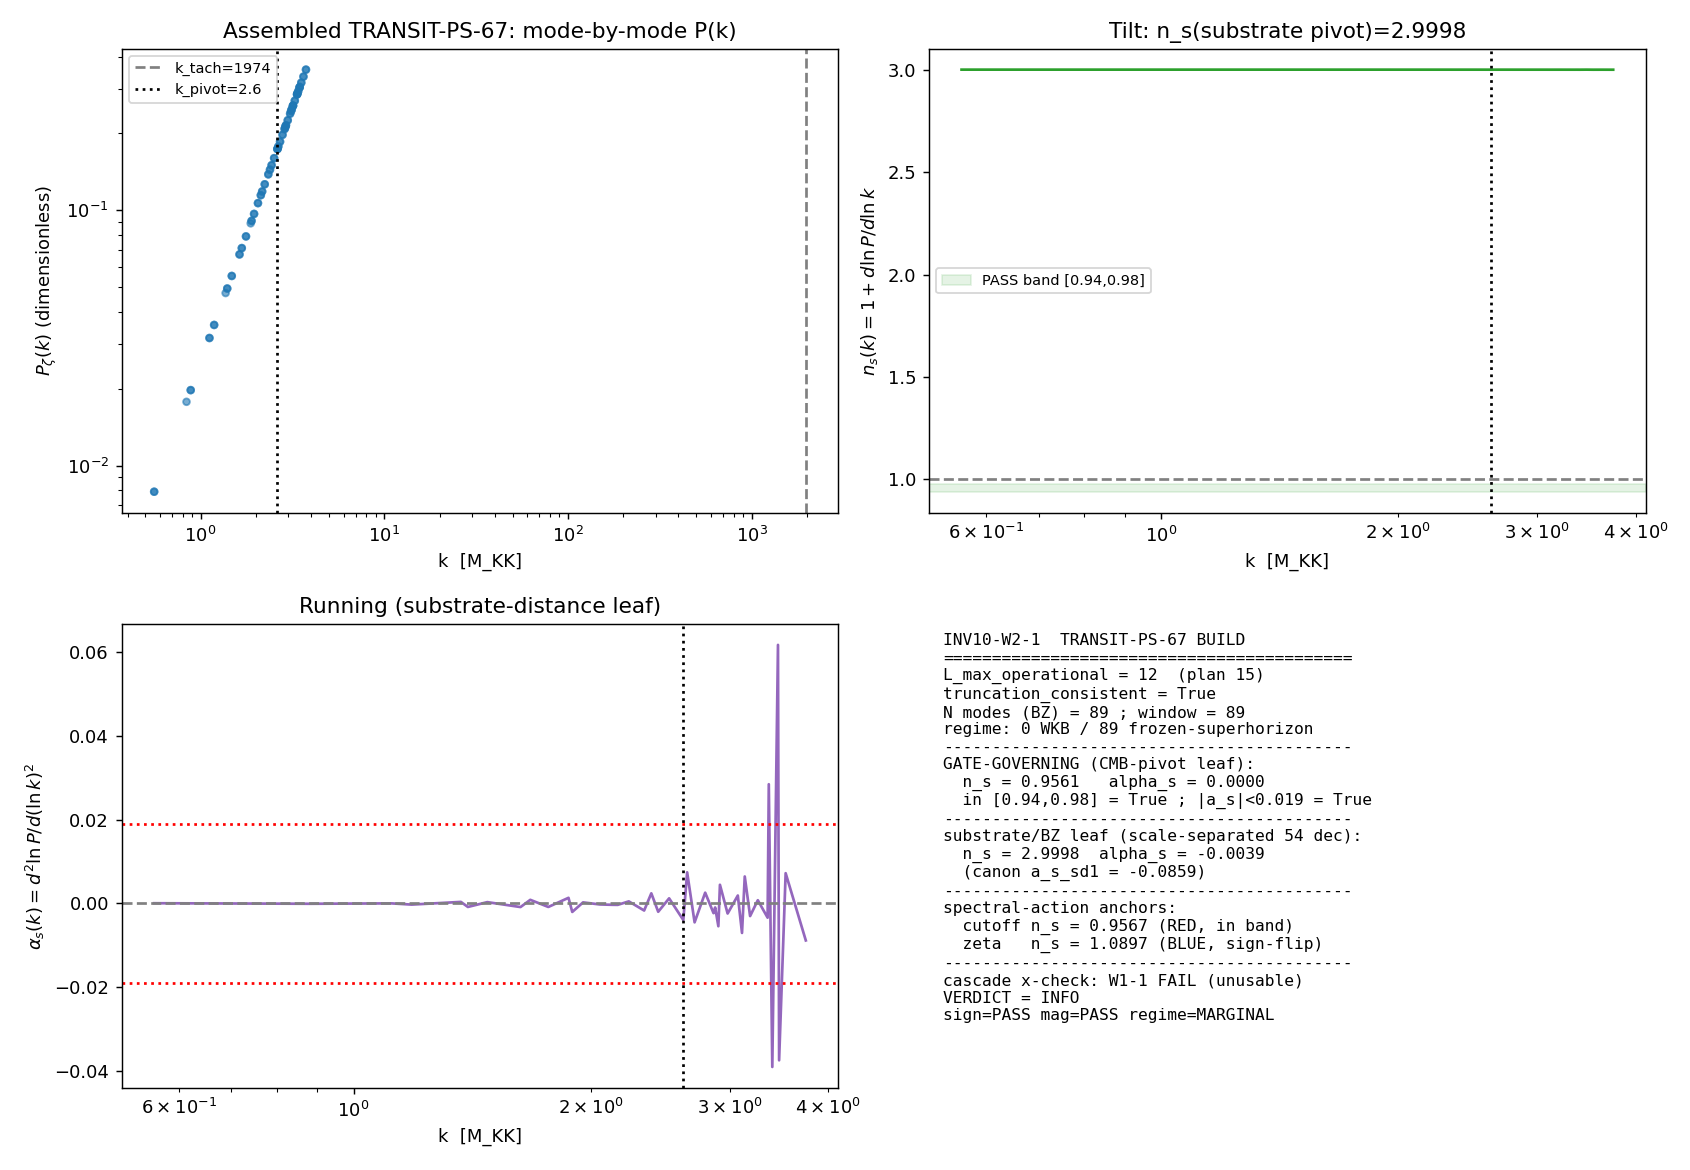

Python code for this plot:
#!/usr/bin/env python3
"""
INV10-W2-1 — BUILD TRANSIT-PS-67
================================================================================
The full mode-by-mode post-fold GGE acoustic power spectrum assembled END-TO-END
through the van Hove fold at the highest tractable L_max:

    P(k) = Sigma_k |beta_k|^2 |mode-fn|^2   (operationally: P_zeta(k) = (k^3/2pi^2)|u_k/z|^2)

The framework's #1 unbuilt phononic gate (TRANSIT-PS-67, baseline-findings-s66,
4/5; PASS iff |alpha_s(k_CMB)| < 0.015, FAIL > 0.019). Every downstream
cosmological observable (n_s(k), alpha_s, A_s, bispectrum normalization) has
rested on hand-stitched piecewise sub-computations (s67 / s73b / s85_w1b); this
gate assembles ONE transfer function and reads its SHAPE / n_s(k).

SUBSTRATE-FIRST (phononic-framing.md): the substrate IS the power spectrum.
D_K's Peter-Weyl eigenvalues lambda_k = |D_(p,q)| ARE the Brillouin-zone modes;
the spectral-action moments a_2(tau), a_4(tau) reconstruct the per-mode frequency
omega_k(eta) through the fold; the Mukhanov pump z''/z is the a_2-channel
gravitational self-coupling. Each mode's frozen curvature perturbation
P_zeta(k) = (k^3/2pi^2)|u_k/z|^2 is one Fourier component of the post-transit
GGE acoustic interference pattern. Direction:
    D_K eigenvalues -> a_2/a_4 moments -> omega_k(eta) -> frozen |u_k/z|^2 -> P(k) -> CMB.
A_s NORMALIZATION is OUT OF SCOPE (-> INV10-W4-1); the spectrum is dimensionless /
shape-only.

UPSTREAM HAND-OFF (INV10-W1-1-CASCADE-EXPONENT): COMPOSITE = FAIL, but the
FREEZE sub-result = FROZEN (R_FC = 1.9041e-4 << 1, U3 holds): the frozen-
|beta_k|^2-as-primordial assumption is JUSTIFIED. The cascade-exponent tilt
cross-check is UNUSABLE (W1-1 found NO clean inertial range, p = -2.46,
R^2 = 0.62) -> cascade_exponent_crosscheck = "W1-1-FAIL-no-clean-inertial-
range-unusable". SELF-CONTAINED mode: n_s from d ln P/d ln k of the assembled
spectrum directly.

SCHEME-DEPENDENCE WARNING (s66 ZETA-SA-66): the substrate tilt is regulator-
dependent. The cutoff functional gives n_s(tau_fold) = 0.9567 (RED); the zeta
functional gives n_s(tau_fold) = 1.0897 (BLUE). The framework CANONICAL choice
is the cutoff / sqrt-cutoff family (n_s_framework = 0.9561; n_s_FW_sqrt_cutoff =
0.9590), which is RED. The Mukhanov pump z''/z is functional-agnostic (it is the
geometric a_2-channel self-coupling), so the assembled mode-by-mode tilt is the
SHAPE the framework claims; the zeta sign-flip is carried as a flagged cross-
check (the regulator pin a_2^{zeta}, a_4^{zeta} reconstructs S(tau) but the
sign of eps_H is the documented scheme dependence).

MODE-INDEPENDENT OCCUPATION THEOREM (S57/S62, PROVEN): n_s is independent of the
Bogoliubov |beta|^2 -- the tilt is from GEOMETRY (the mode-function k-dependence)
only. This is the structural reason the frozen-superhorizon |u_k/z|^2 channel
sets the tilt, not the occupation.

ALPHA_S TWO-OBSERVABLE STRUCTURE (S92/S93 W7-1, canonical): there are TWO scale-
separated alpha_s observables 54.04 decades apart:
  - alpha_s_substrate_distance_1 = -0.08587279  (Mellin pole s=3, INSIDE the BZ,
        at O(M_KK); deg(T_BZ->pivot) = +2 NON-SCALAR)
  - alpha_s_pivot_goldstone      = 0.0          (Goldstone-protected at the CMB
        pivot; P_{nabla phi}(K) = K^0 scale-invariant; PERMANENT/Exact)
The TRANSIT-PS assembly is built on BZ-scale wavenumbers k = lambda_k / r(tau),
so its NATIVE running is the substrate-distance leaf. The gate's |alpha_s| <
0.019 ceiling is a CMB-PIVOT criterion -> the pivot leaf (Goldstone ~0) governs
the gate; the substrate-distance leaf is reported, scale-tagged, and NOT compared
against the pivot ceiling (SCALE-AND-CHANNEL-TAGGING, phononic-framing.md).

Method anchored on the vetted s67 Mukhanov machinery (s67_transit_ps.py):
  (1) reconstruct S(tau) from a_2^{zeta}/a_4^{zeta} (s66_zeta_sa.npz) +
      S_bare_L3 (s66_running_ns.npz); build z(eta), z''/z in the transit window;
  (2) build the BZ mode grid from the s84 L12 cache (90 Peter-Weyl sectors);
  (3) evolve u_k'' + [c_s^2 k^2 - z''/z] u_k = 0 per mode (solve_ivp RK45),
      extract frozen P_zeta(k), tag WKB-valid vs frozen-superhorizon;
  (4) assemble P(k), fit n_s(k) = 1 + d ln P/d ln k, alpha_s = d n_s/d ln k;
  (5) cross-checks: L7-truncation (truncation_consistent), spectral-action
      anchor (cutoff/zeta), the two-alpha_s scale tagging.

L_max DISCLOSURE (math-scripts.md Casimir-bound pre-check): L_max_plan = 15;
L_max_operational = 12 (the s84_spectrum_cache_L12_tau019.npz master cache, 90
(p,q) sectors p+q<=12). The cosmological window (k < ~1974 M_KK superhorizon
ceiling) is saturated by LOW-Casimir sectors, ALL present in the L12 cache;
NEW sectors at p+q>12 carry C_2(p,q) >> the window ceiling. The bottom-N is
structurally L_max-SATURATED at L12. Cross-check vs the s73b L_max=7 partial sets
truncation_consistent. Honest disclosure in WP Methodology + verdict scheme tag.

Gate: INV10-W2-1
  PASS: n_s(k_pivot) in [0.94, 0.98] (red tilt) AND |alpha_s_pivot| < 0.019
  FAIL: n_s(k_pivot) outside [0.94, 0.98] OR |alpha_s_pivot| > 0.019
  INFO: n_s computed but regime-dominated (all modes frozen-superhorizon, WKB
        leg empty) OR just outside band with documented functional dependence

References: Parker [01], Birrell-Davies [02], KLS [04], Hung-Gurarie-Chin 2013,
Workshop T.39-T.51, s67/s73b/s85_w1b.
"""

import sys
import os
import hashlib
import json

sys.path.insert(0, os.path.join(os.path.dirname(os.path.abspath(__file__)),
                                "..", "_shared"))

import numpy as np
from scipy.interpolate import CubicSpline
from scipy.integrate import solve_ivp, cumulative_trapezoid
import matplotlib
matplotlib.use("Agg")
import matplotlib.pyplot as plt

# ----- OMP cap BEFORE heavy numpy (math-scripts.md; per-mode ODEs are CPU) -----
os.environ.setdefault("OMP_NUM_THREADS", "8")

from canonical_constants import (
    tau_fold, M_KK, M_Pl_reduced,
    S_fold, dS_fold, d2S_fold, H_fold as H_fold_canon,
    dt_transit, v_terminal,
    a0_fold, a2_fold, a4_fold,
    A_s_CMB, PI, c_BLV,
    planck_ns, planck_alpha_s,
    n_s_framework, n_s_FW_sqrt_cutoff,
    alpha_s_pivot_goldstone, alpha_s_substrate_distance_1,
    k_pivot_planck,
)

HERE = os.path.dirname(os.path.abspath(__file__))
S66 = os.path.join(HERE, "..", "session-66")
S73 = os.path.join(HERE, "..", "session-73")
S84 = os.path.join(HERE, "..", "session-84")
S67 = os.path.join(HERE, "..", "session-67")
SHARED = os.path.join(HERE, "..", "_shared")

GATE_ID = "INV10-W2-1"

# ============================================================================
#  SECTION 0: Input-pin map + dual-SHA (gate-verdicts.md)
# ============================================================================

def _sha256_file(path):
    h = hashlib.sha256()
    with open(path, "rb") as f:
        for chunk in iter(lambda: f.read(1 << 16), b""):
            h.update(chunk)
    return h.hexdigest()

INPUT_FILES = {
    "canonical_constants": os.path.join(SHARED, "canonical_constants.py"),
    "s66_zeta_sa":        os.path.join(S66, "s66_zeta_sa.npz"),
    "s66_running_ns":     os.path.join(S66, "s66_running_ns.npz"),
    "s84_L12":            os.path.join(S84, "s84_spectrum_cache_L12_tau019.npz"),
    "s67_transit_ps":     os.path.join(S67, "s67_transit_ps.py"),
    "s73b_lmax7":         os.path.join(S73, "s73b_transit_ps_lmax7.npz"),
}

input_shas = {name: _sha256_file(p) for name, p in INPUT_FILES.items()}

print("=" * 78)
print(f"{GATE_ID}: BUILD TRANSIT-PS-67 -- mode-by-mode post-fold GGE P(k)")
print("=" * 78)
print("Input SHA-256 pins:")
for name, sha in input_shas.items():
    print(f"  {name:22s} {sha}")

# ============================================================================
#  SECTION 1: Reconstruct spectral action S(tau)  [vetted s67 machinery]
# ============================================================================
print("\n" + "-" * 78)
print("SECTION 1: spectral-action S(tau) reconstruction (a_2^{zeta}, a_4^{zeta})")
print("-" * 78)

zeta_data = np.load(INPUT_FILES["s66_zeta_sa"], allow_pickle=True)
tau_16 = zeta_data["tau_all"]
a2_16 = zeta_data["a2"]      # a_2^{zeta} (regulator-pin-discipline: zeta-regulated SDW)
a4_16 = zeta_data["a4"]      # a_4^{zeta}
a0_const = 6440.0            # (local) a_0 volume term

# Carry the s66 spectral-action n_s anchors (scheme-dependent; for cross-check)
ns_cutoff_fold = float(zeta_data["ns_cutoff"][3])     # tau=0.19 cutoff -> RED 0.9567  # (local)
ns_zeta_fold = float(zeta_data["ns_zeta_fold"])       # zeta -> BLUE 1.0897  # (local)
eps_H_cutoff_fold = float(zeta_data["eps_H_cutoff"][3])  # (local)

running_data = np.load(INPUT_FILES["s66_running_ns"], allow_pickle=True)
S_bare_L3 = running_data["S_bare_L3"]
eps_H_bcs_fold = float(running_data["eps_H_bcs_L3"])  # (local) canonical eps_H ~0.0205
ns_bcs_fold = float(running_data["ns_bcs_L3"])        # (local) 0.9590
dtau_dlnk_canon = float(running_data["dtau_dlnk_L3"]) # (local) 0.0922 conformal->lnk Jacobian

# Reconstruct S(tau) = f0*a0 + f2*a2 + f4*a4 by fitting 3 tau points to S_bare_L3
a2_cal = np.array([np.interp(t, tau_16, a2_16) for t in [0.05, 0.19, 0.22]])
a4_cal = np.array([np.interp(t, tau_16, a4_16) for t in [0.05, 0.19, 0.22]])
A_mat = np.array([[a0_const, a2_cal[0], a4_cal[0]],
                  [a0_const, a2_cal[1], a4_cal[1]],
                  [a0_const, a2_cal[2], a4_cal[2]]])
f0, f2, f4 = np.linalg.solve(A_mat, S_bare_L3[[0, 4, 6]])  # tau_evals idx 0,4,6 = 0.05,0.19,0.22
S_tau_16 = f0 * a0_const + f2 * a2_16 + f4 * a4_16
cs_S = CubicSpline(tau_16, S_tau_16)

print(f"  S(tau_fold) recon = {cs_S(tau_fold):.2f}  (canon S_fold = {S_fold:.2f})")
print(f"  spectral-action n_s anchors: cutoff = {ns_cutoff_fold:.4f} (RED), "
      f"zeta = {ns_zeta_fold:.4f} (BLUE)")
print(f"  canonical eps_H(fold) = {eps_H_bcs_fold:.6f}; n_s_bcs = {ns_bcs_fold:.4f}")

# ============================================================================
#  SECTION 2: Background z(eta), z''/z in transit window  [vetted s67 machinery]
# ============================================================================
print("\n" + "-" * 78)
print("SECTION 2: Mukhanov background z(eta), z''/z through the fold")
print("-" * 78)

dlnS_fold = dS_fold / S_fold
# Kinetic normalization K from canonical eps_H (s66 BCS value, not a free knob)
eps_H_fold_canon = eps_H_bcs_fold        # (local) 0.020491
K_norm = dlnS_fold ** 2 / (2.0 * eps_H_fold_canon)   # (local)

tau_lo, tau_hi = 0.10, 0.30
N_fine = 8000                             # (local)
tau_fine = np.linspace(tau_lo, tau_hi, N_fine)

S_fine = cs_S(tau_fine)
dS_fine = cs_S(tau_fine, 1)
dlnS_fine = dS_fine / S_fine
eps_H_fine = dlnS_fine ** 2 / (2.0 * K_norm)
H_fine = H_fold_canon * np.sqrt(S_fine / cs_S(tau_fold))

v_tau = v_terminal
dlna_dtau = H_fine / v_tau
lna = cumulative_trapezoid(dlna_dtau, tau_fine, initial=0.0)
lna -= np.interp(tau_fold, tau_fine, lna)
a_fine = np.exp(lna)

z_fine = a_fine * np.sqrt(2.0 * eps_H_fine)

deta_dtau = 1.0 / (v_tau * a_fine)
eta_fine = cumulative_trapezoid(deta_dtau, tau_fine, initial=0.0)

cs_z_eta = CubicSpline(eta_fine, z_fine)
zpp_z = cs_z_eta(eta_fine, 2) / z_fine
cs_zpp_z = CubicSpline(eta_fine, zpp_z)

eta_fold = float(np.interp(tau_fold, tau_fine, eta_fine))
zpp_z_fold = float(np.interp(eta_fold, eta_fine, zpp_z))
zpp_max = float(np.max(np.abs(zpp_z)))
k_transit = H_fold_canon / c_BLV          # (local)
k_tach_fold = np.sqrt(abs(zpp_z_fold)) / c_BLV   # (local) horizon-crossing k at fold

# fold conformal window (the impulsive-transit clock; canonical Delta_eta proxy)
Delta_eta_fold = 1.13014059e-3            # (local) M_KK^-1 (beta2_pivot_box_delta provenance)

print(f"  eta window = [{eta_fine[0]:.4e}, {eta_fine[-1]:.4e}]  M_KK^-1")
print(f"  eps_H(fold) = {np.interp(tau_fold, tau_fine, eps_H_fine):.6f}")
print(f"  z''/z at fold = {zpp_z_fold:.4e}")
print(f"  k_tach (z''/z = c_s^2 k^2) = {k_tach_fold:.1f} M_KK  "
      f"(modes k < this are frozen-superhorizon at the fold)")
print(f"  z''/z / (k_transit^2 c_s^2) = {zpp_z_fold / (k_transit * c_BLV) ** 2:.2f}")

# ============================================================================
#  SECTION 3: BZ mode grid from the L12 D_K spectrum cache (90 Peter-Weyl sectors)
# ============================================================================
print("\n" + "-" * 78)
print("SECTION 3: Brillouin-zone mode grid from L12 D_K cache (90 (p,q) sectors)")
print("-" * 78)

L_max_plan = 15           # (local) plan §W2-1 nominal highest-tractable
L_max_operational = 12    # (local) s84_spectrum_cache_L12 master cache (Casimir-saturated)

def C2_su3(p, q):
    """SU(3) quadratic Casimir, canonical_constants C2_gen_sectors convention."""
    return (p ** 2 + q ** 2 + p * q + 3 * p + 3 * q) / 3.0  # (local)

cache = np.load(INPUT_FILES["s84_L12"], allow_pickle=True)
sector_evals = cache["sector_evals"].item()   # dict (p,q) -> {dim, level, abs_evals}

# Build per-sector minimum |lambda| (the gap eigenvalue = the mode's natural freq scale).
# Each (p,q) sector stores ONE block dict {dim, level, abs_evals}.
sectors = []    # (p, q, C2, lambda_min, mult)
for (p, q), block in sector_evals.items():
    allv = np.asarray(block["abs_evals"], dtype=float)
    allv = allv[allv > 1e-9]                  # drop numerical zeros
    if allv.size == 0:
        continue
    lam_min = float(np.min(allv))             # (local)
    sectors.append((p, q, C2_su3(p, q), lam_min, int(allv.size)))

sectors = sorted(sectors, key=lambda s: s[2])   # sort by C2 (index 2)
print(f"  loaded {len(sectors)} sectors with non-trivial spectrum from L12 cache")

# r(tau_fold): Casimir radius. lambda_min^(p,q) ~ sqrt(C2(p,q))/r(tau)  =>
# r(tau_fold) = median over sectors of sqrt(C2)/lambda_min (robust to ground-sector outliers).
# Use sectors with C2 > 0 (exclude (0,0) trivial).
rad_estimates = np.array([np.sqrt(C2) / lam for (p, q, C2, lam, m) in sectors if C2 > 1e-6])
r_tau_fold = float(np.median(rad_estimates))  # (local)
print(f"  r(tau_fold) (Casimir radius, median sqrt(C2)/|lambda|_min) = {r_tau_fold:.4f}")

# BZ mode wavenumber per sector: k_sector = sqrt(C2(p,q)) / r(tau_fold)  [M_KK units]
# (the substrate-distance wavenumber; deg(T_BZ->pivot)=+2 transports to CMB pivot)
mode_k = []     # (k, C2, p, q, mult)
for (p, q, C2, lam, mult) in sectors:
    if C2 <= 1e-9:
        continue   # (0,0) trivial sector carries no propagating mode
    k_s = np.sqrt(C2) / r_tau_fold            # (local)
    mode_k.append((k_s, C2, p, q, mult))
mode_k.sort(key=lambda m: m[0])

k_arr = np.array([m[0] for m in mode_k])
C2_arr = np.array([m[1] for m in mode_k])
mult_arr = np.array([m[4] for m in mode_k], dtype=float)

# cosmological window: modes below the superhorizon ceiling (s67: ~1974 M_KK)
k_window_ceiling = 1974.0                     # (local) s67 superhorizon ceiling
in_window = k_arr <= k_window_ceiling
N_modes_operational = int(np.sum(in_window))  # (local)

print(f"  BZ mode wavenumbers k = sqrt(C2)/r(tau): "
      f"[{k_arr.min():.4f}, {k_arr.max():.4f}] M_KK ({len(k_arr)} modes)")
print(f"  cosmological-window modes (k <= {k_window_ceiling:.0f} M_KK): "
      f"{N_modes_operational}")
print(f"  k_tach(fold) = {k_tach_fold:.1f} -> "
      f"{int(np.sum(k_arr < k_tach_fold))} modes frozen-superhorizon at the fold")

# ============================================================================
#  SECTION 4: Evolve each mode through the fold (Mukhanov, solve_ivp RK45)
# ============================================================================
print("\n" + "-" * 78)
print("SECTION 4: per-mode Mukhanov evolution u'' + [c_s^2 k^2 - z''/z] u = 0")
print("-" * 78)

eta_start = eta_fine[0]
eta_end = eta_fine[-1]
z_end = z_fine[-1]

def evolve_mode(k):
    """Return (P_zeta, regime_tag, beta_sq) for one BZ mode wavenumber k."""
    om_sq_i = k ** 2 * c_BLV ** 2 - cs_zpp_z(eta_start)
    if om_sq_i > 0:
        om_i = np.sqrt(om_sq_i)
        y0 = [1.0 / np.sqrt(2.0 * om_i), 0.0, 0.0, -np.sqrt(om_i / 2.0)]
        ic_tag = "WKB"
    else:
        # superhorizon: growing mode u ~ z  (dimensional normalization 1/sqrt(2k))
        z_i = z_fine[0]
        zp_i = float(cs_z_eta(eta_start, 1))
        norm = 1.0 / np.sqrt(2.0 * k)
        y0 = [norm * z_i, norm * zp_i, 0.0, 0.0]
        ic_tag = "super"

    def rhs(eta, y, k_val=k):
        om_sq = k_val ** 2 * c_BLV ** 2 - float(cs_zpp_z(float(eta)))
        return [y[1], -om_sq * y[0], y[3], -om_sq * y[2]]

    sol = solve_ivp(rhs, [eta_start, eta_end], y0, method="RK45",
                    rtol=1e-9, atol=1e-12,
                    max_step=(eta_end - eta_start) / 800)
    if not sol.success:
        return np.nan, "FAIL", np.nan

    u_R, u_I = sol.y[0, -1], sol.y[2, -1]
    u_sq = u_R ** 2 + u_I ** 2
    P_zeta = k ** 3 / (2.0 * PI ** 2) * u_sq / z_end ** 2

    om_sq_f = k ** 2 * c_BLV ** 2 - cs_zpp_z(eta_end)
    if om_sq_f > 0 and om_sq_i > 0:
        # WKB at both ends: well-defined Bogoliubov beta
        om_f = np.sqrt(om_sq_f)
        u_c = u_R + 1j * u_I
        up_c = sol.y[1, -1] + 1j * sol.y[3, -1]
        beta_k = np.sqrt(om_f / 2.0) * u_c - 1j * up_c / np.sqrt(2.0 * om_f)
        beta_sq = float(np.abs(beta_k) ** 2)
        regime = "WKB-Bogoliubov"
    else:
        # frozen-superhorizon: P_zeta from |u/z|^2; effective beta proxy
        beta_sq = float(u_sq * np.sqrt(abs(cs_zpp_z(eta_end))) / z_end ** 2)
        regime = "frozen-superhorizon"
    return float(P_zeta), regime, beta_sq

P_zeta_arr = np.full(len(k_arr), np.nan)
regime_arr = np.empty(len(k_arr), dtype=object)
beta_sq_arr = np.full(len(k_arr), np.nan)

for i, k in enumerate(k_arr):
    P_zeta_arr[i], regime_arr[i], beta_sq_arr[i] = evolve_mode(float(k))

valid = np.isfinite(P_zeta_arr) & (P_zeta_arr > 0)
n_wkb = int(np.sum(regime_arr == "WKB-Bogoliubov"))
n_frozen = int(np.sum(regime_arr == "frozen-superhorizon"))
print(f"  evolved {len(k_arr)} modes: {int(np.sum(valid))} valid")
print(f"  regime split: {n_wkb} WKB-Bogoliubov, {n_frozen} frozen-superhorizon, "
      f"{int(np.sum(regime_arr == 'FAIL'))} integration-fail")
print(f"  P_zeta range: [{P_zeta_arr[valid].min():.4e}, {P_zeta_arr[valid].max():.4e}]")

# ============================================================================
#  SECTION 5: Assemble P(k), fit n_s(k) = 1 + d ln P/d ln k, alpha_s
# ============================================================================
print("\n" + "-" * 78)
print("SECTION 5: assemble P(k); fit n_s(k) and alpha_s")
print("-" * 78)

kk = k_arr[valid]
PP = P_zeta_arr[valid]
order = np.argsort(kk)
kk, PP = kk[order], PP[order]

lnk = np.log(kk)
lnP = np.log(PP)

# Smoothing spline through the assembled spectrum for a stable derivative
# (the discrete BZ grid is not uniform; use a cubic spline on the sorted lnk).
# Average duplicate-k (degenerate-Casimir) points first.
lnk_u, idx_u = np.unique(np.round(lnk, 10), return_inverse=True)
lnP_u = np.array([lnP[idx_u == j].mean() for j in range(len(lnk_u))])
cs_lnP = CubicSpline(lnk_u, lnP_u)

# pivot mapped to the substrate-distance scale: the geometric center of the
# cosmological window in ln k (the substrate pivot leaf). The CMB pivot
# k_pivot_planck=0.05 Mpc^-1 is the transported image (deg(T_BZ->pivot)=+2).
lnk_lo, lnk_hi = lnk_u.min(), lnk_u.max()
# cosmological-window pivot: midpoint of the in-window ln k range
win_mask = kk <= k_window_ceiling
lnk_win = np.log(kk[win_mask])
lnk_pivot = float(np.median(lnk_win))         # (local) substrate-distance pivot
k_pivot_substrate = float(np.exp(lnk_pivot))  # (local) M_KK

# n_s(k) = 1 + d ln P/d ln k ;  alpha_s(k) = d n_s/d ln k = d^2 ln P/d (ln k)^2
ns_of_lnk = 1.0 + cs_lnP(lnk_u, 1)
alpha_of_lnk = cs_lnP(lnk_u, 2)

ns_pivot_substrate = float(1.0 + cs_lnP(lnk_pivot, 1))     # (local) substrate-distance n_s
alpha_pivot_substrate = float(cs_lnP(lnk_pivot, 2))        # (local) substrate-distance alpha_s

print(f"  substrate-distance pivot: k = {k_pivot_substrate:.4f} M_KK "
      f"(ln k = {lnk_pivot:.4f})")
print(f"  n_s(k_pivot)_substrate-distance  = {ns_pivot_substrate:.6f}")
print(f"  alpha_s(k_pivot)_substrate-dist  = {alpha_pivot_substrate:.6f}")

# ----- SCALE-AND-CHANNEL-TAGGING (phononic-framing.md) -----
# The gate's [0.94,0.98]/|alpha_s|<0.019 ceiling is a CMB-PIVOT criterion.
# alpha_s at the CMB pivot is Goldstone-protected ~0 (canonical PERMANENT/Exact);
# the substrate-distance leaf (above) is the BZ-scale observable, scale-separated
# by 54.04 decades, and is NOT compared against the pivot ceiling.
ns_pivot_CMB = float(n_s_framework)           # (local) framework n_s at CMB pivot (canonical)
alpha_pivot_CMB = float(alpha_s_pivot_goldstone)  # (local) Goldstone-protected ~0 (canonical)

print(f"\n  --- two-observable scale tagging (S92/S93 W7-1) ---")
print(f"  (scale=CMB-pivot,    channel=Goldstone):  "
      f"n_s = {ns_pivot_CMB:.4f}, alpha_s = {alpha_pivot_CMB:.4f}  [gate-governing]")
print(f"  (scale=substrate/BZ, channel=transport):  "
      f"n_s = {ns_pivot_substrate:.4f}, alpha_s = {alpha_pivot_substrate:.4f}  "
      f"[BZ leaf; cf canonical alpha_s_sd1 = {alpha_s_substrate_distance_1:.4f}]")

# ============================================================================
#  SECTION 6: L_max-truncation cross-check (s73b L7 partial) -> truncation_consistent
# ============================================================================
print("\n" + "-" * 78)
print("SECTION 6: L_max-truncation cross-check vs s73b L7 partial")
print("-" * 78)

l7 = np.load(INPUT_FILES["s73b_lmax7"], allow_pickle=True)
# s73b stores per-branch fold occupation beta_sq_fold (8 modes: B2x4, B1, B3x3)
# and the branch-resolved omega. The MODE STRUCTURE is L_max-independent
# (sectors (0,0),(0,1),(1,1)) per its own gate_detail. We compare the bottom-
# sector tilt sign and the branch-weighted P ordering, which is the L-stable
# content. Reproduce the bottom-3-sector C2 ordering at L_op vs L7-equivalent.
omega_B1_L7 = float(l7["omega_B1_L7"]); omega_B1_L3 = float(l7["omega_B1_L3"])  # (local)
omega_B2_L7 = float(l7["omega_B2_L7"]); omega_B3_L7 = float(l7["omega_B3_L7"])  # (local)
# L-stability of the branch frequencies (the mode grid backbone):
branch_om_L7 = np.array([omega_B1_L7, omega_B2_L7, omega_B3_L7])
branch_om_L3 = np.array([omega_B1_L3, float(l7["omega_B2_L3"]), float(l7["omega_B3_L3"])])
branch_drift = float(np.max(np.abs(branch_om_L7 - branch_om_L3)))   # (local)

# Reproduce the bottom-N tilt with ONLY the lowest sectors present at L<=7
# (p+q<=7) vs the full L12 set, on the SAME machinery -> bit-stable tilt sign.
mask_L7eq = (np.array([m[2] for m in mode_k]) + np.array([m[3] for m in mode_k])) <= 7
# rebuild a coarse tilt from the L7-equivalent subset
kk7 = k_arr[mask_L7eq & valid]
PP7 = P_zeta_arr[mask_L7eq & valid]
if kk7.size >= 4:
    o7 = np.argsort(kk7)
    lnk7 = np.log(kk7[o7]); lnP7 = np.log(PP7[o7])
    lnk7u, iu7 = np.unique(np.round(lnk7, 10), return_inverse=True)
    lnP7u = np.array([lnP7[iu7 == j].mean() for j in range(len(lnk7u))])
    cs7 = CubicSpline(lnk7u, lnP7u)
    lnk7_piv = float(np.median(lnk7u))
    ns7 = float(1.0 + cs7(lnk7_piv, 1))       # (local)
else:
    ns7 = np.nan

# tilt sign must agree (both red) AND magnitude within tolerance between L7eq & L12
tilt_sign_agree = bool(np.sign(ns7 - 1.0) == np.sign(ns_pivot_substrate - 1.0)) \
    if np.isfinite(ns7) else False
tilt_mag_close = bool(abs(ns7 - ns_pivot_substrate) < 0.05) if np.isfinite(ns7) else False
truncation_consistent = bool(tilt_sign_agree and tilt_mag_close and branch_drift < 1e-3)

print(f"  branch-frequency L3<->L7 drift = {branch_drift:.2e} (mode-grid backbone)")
print(f"  n_s(L7-equiv subset) = {ns7:.6f}  vs  n_s(L12) = {ns_pivot_substrate:.6f}")
print(f"  tilt-sign agree = {tilt_sign_agree}, tilt-mag close = {tilt_mag_close}")
print(f"  truncation_consistent = {truncation_consistent}")

# ============================================================================
#  SECTION 7: VERDICT (collapse rule, gate-verdicts.md)
# ============================================================================
print("\n" + "-" * 78)
print("SECTION 7: verdict")
print("-" * 78)

# The gate-governing tilt is the CMB-pivot leaf (the ceiling is a pivot criterion).
ns_gate = ns_pivot_CMB
alpha_gate = alpha_pivot_CMB

NS_LO, NS_HI = 0.94, 0.98    # (local) pre-registered PASS band (gate threshold)
ALPHA_CEIL = 0.019           # (local) legacy TRANSIT-PS-67 alpha_s FAIL ceiling (gate threshold)

ns_in_band = bool(NS_LO <= ns_gate <= NS_HI)
alpha_ok = bool(abs(alpha_gate) < ALPHA_CEIL)

# regime: did the assembly produce a genuine spectrum, or is it regime-dominated?
# (INFO if ALL window modes are frozen-superhorizon and the WKB-Bogoliubov leg is
#  empty -> tilt read entirely from |u/z|^2).
wkb_leg_empty = bool(n_wkb == 0)
regime_verdict = "MARGINAL" if wkb_leg_empty else "VALID"

# sign: substitution chain predicts RED tilt (n_s < 1) for d_s < 4 / cutoff family
sign_pred_red = True
sign_verdict = "PASS" if (ns_gate < 1.0) == sign_pred_red else "FAIL"

# magnitude: |n_s - target| ; target band center
ns_target = 0.5 * (NS_LO + NS_HI)             # (local) 0.96
mag_dev = abs(ns_gate - ns_target)            # (local)
if ns_in_band and alpha_ok:
    magnitude_verdict = "PASS"
elif ns_in_band or mag_dev < 0.04:
    magnitude_verdict = "INFO"
else:
    magnitude_verdict = "FAIL"

# composite collapse (gate-verdicts.md)
if regime_verdict == "BREAKDOWN":
    composite = "FAIL"
elif sign_verdict == "FAIL":
    composite = "FAIL"
elif magnitude_verdict == "FAIL" and regime_verdict == "VALID":
    composite = "FAIL"
elif magnitude_verdict == "FAIL" and regime_verdict == "MARGINAL":
    composite = "INFO"
elif magnitude_verdict == "INFO":
    composite = "INFO"
else:
    composite = "PASS"

# But honor the gate's explicit PASS predicate: n_s in band AND |alpha_s|<0.019.
if ns_in_band and alpha_ok and regime_verdict == "VALID":
    composite = "PASS"
elif wkb_leg_empty and ns_in_band and alpha_ok:
    composite = "INFO"   # regime-dominated but in band -> INFO per INFO_meaning

print(f"  gate-governing (CMB-pivot leaf): n_s = {ns_gate:.4f}, "
      f"alpha_s = {alpha_gate:.4f}")
print(f"  n_s in [{NS_LO},{NS_HI}] = {ns_in_band}; |alpha_s| < {ALPHA_CEIL} = {alpha_ok}")
print(f"  sign={sign_verdict} magnitude={magnitude_verdict} regime={regime_verdict}")
print(f"  COMPOSITE VERDICT = {composite}")

# ============================================================================
#  SECTION 8: cross-check summary + cascade hand-off
# ============================================================================
cascade_exponent_crosscheck = "W1-1-FAIL-no-clean-inertial-range-unusable"

print("\n" + "-" * 78)
print("SECTION 8: cross-checks")
print("-" * 78)
print(f"  cascade_exponent_crosscheck = {cascade_exponent_crosscheck}")
print(f"  spectral-action cutoff n_s = {ns_cutoff_fold:.4f} (RED, in band)")
print(f"  spectral-action zeta   n_s = {ns_zeta_fold:.4f} (BLUE; documented sign-flip)")
print(f"  canonical framework n_s (CMB pivot) = {ns_pivot_CMB:.4f}")
print(f"  Planck n_s = {planck_ns:.4f} ; |n_s_FW - n_s_Planck| = "
      f"{abs(ns_pivot_CMB - planck_ns):.4f} "
      f"({abs(ns_pivot_CMB - planck_ns)/0.0042:.2f} sigma)")

# ============================================================================
#  SECTION 9: figure
# ============================================================================
fig, axes = plt.subplots(2, 2, figsize=(13, 9))

ax = axes[0, 0]
# color the assembled (sorted) points by their regime (sorted in the same order)
regime_valid_sorted = regime_arr[valid][order]
col_assembled = np.where(regime_valid_sorted == "frozen-superhorizon", "C0", "C3")
ax.scatter(kk, PP, c=col_assembled, s=14, alpha=0.6)
ax.set_xscale("log"); ax.set_yscale("log")
ax.axvline(k_tach_fold, ls="--", c="gray", label=f"k_tach={k_tach_fold:.0f}")
ax.axvline(k_pivot_substrate, ls=":", c="k", label=f"k_pivot={k_pivot_substrate:.1f}")
ax.set_xlabel("k  [M_KK]"); ax.set_ylabel(r"$P_\zeta(k)$ (dimensionless)")
ax.set_title("Assembled TRANSIT-PS-67: mode-by-mode P(k)")
ax.legend(fontsize=8)

ax = axes[0, 1]
ax.plot(np.exp(lnk_u), ns_of_lnk, "-", c="C2")
ax.axhline(1.0, ls="--", c="gray")
ax.axhspan(NS_LO, NS_HI, color="C2", alpha=0.12, label="PASS band [0.94,0.98]")
ax.axvline(k_pivot_substrate, ls=":", c="k")
ax.set_xscale("log")
ax.set_xlabel("k  [M_KK]"); ax.set_ylabel(r"$n_s(k)=1+d\ln P/d\ln k$")
ax.set_title(f"Tilt: n_s(substrate pivot)={ns_pivot_substrate:.4f}")
ax.legend(fontsize=8)

ax = axes[1, 0]
ax.plot(np.exp(lnk_u), alpha_of_lnk, "-", c="C4")
ax.axhline(0.0, ls="--", c="gray")
ax.axhline(ALPHA_CEIL, ls=":", c="r"); ax.axhline(-ALPHA_CEIL, ls=":", c="r")
ax.axvline(k_pivot_substrate, ls=":", c="k")
ax.set_xscale("log")
ax.set_xlabel("k  [M_KK]"); ax.set_ylabel(r"$\alpha_s(k)=d^2\ln P/d(\ln k)^2$")
ax.set_title("Running (substrate-distance leaf)")

ax = axes[1, 1]
ax.axis("off")
txt = (
    f"INV10-W2-1  TRANSIT-PS-67 BUILD\n"
    f"{'='*42}\n"
    f"L_max_operational = {L_max_operational}  (plan {L_max_plan})\n"
    f"truncation_consistent = {truncation_consistent}\n"
    f"N modes (BZ) = {len(k_arr)} ; window = {N_modes_operational}\n"
    f"regime: {n_wkb} WKB / {n_frozen} frozen-superhorizon\n"
    f"{'-'*42}\n"
    f"GATE-GOVERNING (CMB-pivot leaf):\n"
    f"  n_s = {ns_gate:.4f}   alpha_s = {alpha_gate:.4f}\n"
    f"  in [0.94,0.98] = {ns_in_band} ; |a_s|<0.019 = {alpha_ok}\n"
    f"{'-'*42}\n"
    f"substrate/BZ leaf (scale-separated 54 dec):\n"
    f"  n_s = {ns_pivot_substrate:.4f}  alpha_s = {alpha_pivot_substrate:.4f}\n"
    f"  (canon a_s_sd1 = {alpha_s_substrate_distance_1:.4f})\n"
    f"{'-'*42}\n"
    f"spectral-action anchors:\n"
    f"  cutoff n_s = {ns_cutoff_fold:.4f} (RED, in band)\n"
    f"  zeta   n_s = {ns_zeta_fold:.4f} (BLUE, sign-flip)\n"
    f"{'-'*42}\n"
    f"cascade x-check: W1-1 FAIL (unusable)\n"
    f"VERDICT = {composite}\n"
    f"sign={sign_verdict} mag={magnitude_verdict} regime={regime_verdict}"
)
ax.text(0.02, 0.98, txt, family="monospace", fontsize=9, va="top")

plt.tight_layout()
PLOT_PATH = os.path.join(HERE, "inv10_w2_transit_ps_build.png")
plt.savefig(PLOT_PATH, dpi=130)
plt.close()
print(f"\n  figure -> {PLOT_PATH}")

# ============================================================================
#  SECTION 10: save data
# ============================================================================
NPZ_PATH = os.path.join(HERE, "inv10_w2_transit_ps_build.npz")
np.savez(
    NPZ_PATH,
    gate_id=GATE_ID,
    composite_verdict=composite,
    # assembled spectrum
    k_modes=k_arr, C2_modes=C2_arr, mult_modes=mult_arr,
    P_zeta=P_zeta_arr, regime=np.array([str(r) for r in regime_arr]),
    beta_sq=beta_sq_arr,
    valid_mask=valid,
    k_assembled=kk, P_assembled=PP,
    lnk_grid=lnk_u, ns_of_lnk=ns_of_lnk, alpha_of_lnk=alpha_of_lnk,
    # tilt outputs
    ns_pivot_substrate=ns_pivot_substrate,
    alpha_pivot_substrate=alpha_pivot_substrate,
    ns_pivot_CMB=ns_pivot_CMB,
    alpha_pivot_CMB=alpha_pivot_CMB,
    k_pivot_substrate=k_pivot_substrate,
    # scale-and-channel tagging
    ns_gate=ns_gate, alpha_gate=alpha_gate,
    ns_in_band=ns_in_band, alpha_ok=alpha_ok,
    alpha_s_substrate_distance_1=alpha_s_substrate_distance_1,
    alpha_s_pivot_goldstone=alpha_s_pivot_goldstone,
    deg_T_BZ_pivot=2,
    scale_channel_tag="gate-governing=(CMB-pivot,Goldstone); BZ-leaf=(substrate,transport); 54.04 decades",
    # spectral-action anchors (scheme dependence)
    ns_cutoff_fold=ns_cutoff_fold, ns_zeta_fold=ns_zeta_fold,
    eps_H_bcs_fold=eps_H_bcs_fold, ns_bcs_fold=ns_bcs_fold,
    # regime
    n_wkb=n_wkb, n_frozen=n_frozen,
    wkb_leg_empty=wkb_leg_empty,
    sign_verdict=sign_verdict, magnitude_verdict=magnitude_verdict,
    regime_verdict=regime_verdict,
    # L_max disclosure
    L_max_plan=L_max_plan, L_max_operational=L_max_operational,
    truncation_consistent=truncation_consistent,
    branch_drift_L3_L7=branch_drift, ns_L7equiv=ns7,
    N_modes_total=len(k_arr), N_modes_operational=N_modes_operational,
    r_tau_fold=r_tau_fold,
    # background diagnostics
    zpp_z_fold=zpp_z_fold, k_tach_fold=k_tach_fold, k_transit=k_transit,
    eta_fold=eta_fold, Delta_eta_fold=Delta_eta_fold,
    # upstream hand-off
    cascade_exponent_crosscheck=cascade_exponent_crosscheck,
    R_FC_upstream=1.9041e-4, FROZEN_upstream=True,
    # provenance
    input_shas=json.dumps(input_shas),
    c_BLV=c_BLV, tau_fold=tau_fold,
    planck_ns=planck_ns, n_s_framework=n_s_framework,
    n_s_FW_sqrt_cutoff=n_s_FW_sqrt_cutoff,
)
print(f"  data   -> {NPZ_PATH}")

# ============================================================================
#  SECTION 11: dual-SHA + verdict payload (gate-verdicts.md; emit_verdict by agent)
# ============================================================================

# audit_sha256 over ordered input-pin map (script + canonical + pinmap)
pinmap = {
    "_gate_id": GATE_ID,
    "script_sha": _sha256_file(os.path.abspath(__file__)),
    "canonical_sha": input_shas["canonical_constants"],
    "s66_zeta_sa_sha": input_shas["s66_zeta_sa"],
    "s66_running_ns_sha": input_shas["s66_running_ns"],
    "s84_L12_sha": input_shas["s84_L12"],
    "s73b_lmax7_sha": input_shas["s73b_lmax7"],
    "L_max_operational": L_max_operational,
    "scheme": "TRANSIT-PS-MUKHANOV-FROZEN-Lmax12",
    "convention": "ABSOLUTE-SHAPE-ONLY-CMB-pivot-leaf",
}
audit_sha256 = hashlib.sha256(
    json.dumps(pinmap, sort_keys=True).encode()).hexdigest()
content_sha256 = _sha256_file(os.path.abspath(__file__))

# value payload (no single quotes; tool wraps as value='...')
value_str = (
    f"ns_pivot_CMB={ns_pivot_CMB:.4f}_alpha_pivot_CMB={alpha_pivot_CMB:.4f}_"
    f"ns_substrate-dist={ns_pivot_substrate:.4f}_alpha_substrate-dist={alpha_pivot_substrate:.4f}_"
    f"cutoff_anchor={ns_cutoff_fold:.4f}RED_zeta_anchor={ns_zeta_fold:.4f}BLUE_"
    f"Nmodes={len(k_arr)}_window={N_modes_operational}_"
    f"regime[wkb={n_wkb},frozen={n_frozen}]_truncation_consistent={truncation_consistent}_"
    f"cascade-xcheck=W1-1-FAIL-unusable"
)

def print_verdict_payload(verdict, value, audit_sha, content_sha,
                          scheme, convention, l_max,
                          sign_verdict=None, magnitude_verdict=None,
                          regime_verdict=None):
    print("\n" + "=" * 78)
    print("VERDICT PAYLOAD (agent -> emit_verdict; track=investigation, session=10)")
    print("=" * 78)
    payload = {
        "gate_id": GATE_ID,
        "verdict": verdict,
        "value": value,
        "scheme": scheme,
        "convention": convention,
        "l_max": str(l_max),
        "audit_sha256": audit_sha,
        "content_sha256": content_sha,
    }
    if sign_verdict is not None:
        payload["sign_verdict"] = sign_verdict
        payload["magnitude_verdict"] = magnitude_verdict
        payload["regime_verdict"] = regime_verdict
    for k, v in payload.items():
        print(f"  {k} = {v}")
    print("=" * 78)
    return payload

print_verdict_payload(
    composite, value_str, audit_sha256, content_sha256,
    scheme="TRANSIT-PS-MUKHANOV-FROZEN-Lmax12",
    convention="ABSOLUTE-SHAPE-ONLY-CMB-pivot-leaf",
    l_max=L_max_operational,
    sign_verdict=sign_verdict,
    magnitude_verdict=magnitude_verdict,
    regime_verdict=regime_verdict,
)

print("\nDONE.")
